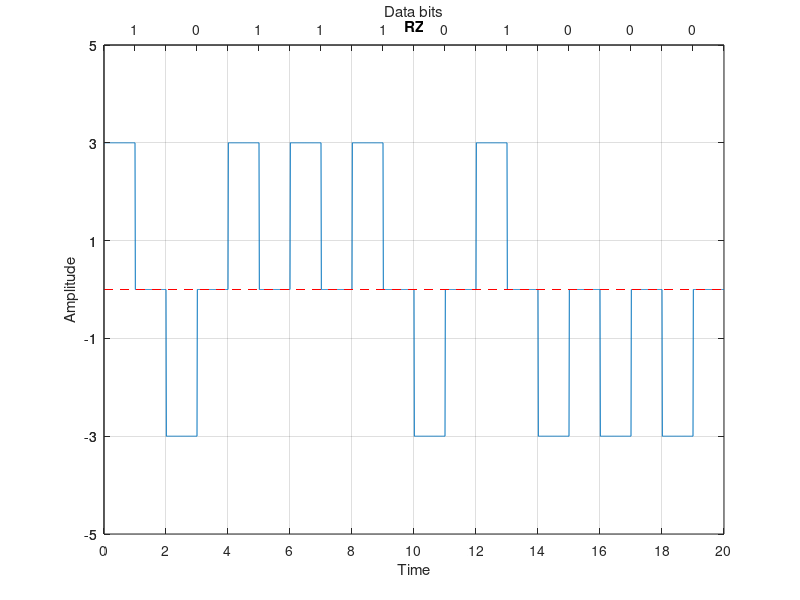

Source code (MATLAB):
close all; clear all; clc;

bits = [1 0 1 1 1 0 1 0 0 0];
bit_duration = 2;

fs = 100;
total_time = length(bits) * bit_duration;
time = 0: 1/fs : total_time;

amplitude = 3;

# Modulation
ix = 1;
for i = 1 : length(bits)
  if bits(i) == 1
      signal_value(ix) = 1 * amplitude;
      signal_value(ix+1) = 0;
  else
      signal_value(ix) = -1 * amplitude;
      signal_value(ix+1) = 0;
  endif
  ix = ix+2;
endfor

idx = 1;
for i = 1 : length(time)
  modulated_signal(i) = signal_value(idx);
  if time(i)/bit_duration >= idx/2
      idx = idx+1;
  endif
endfor


# Ploting
plot(time, modulated_signal);
xticks([0: bit_duration: total_time]);
yticks([-5: 2: 5]);
ylim([-5, 5]);
xlim([0, total_time]);
grid on;
title('RZ');
xlabel('Time');
ylabel('Amplitude');
line([0, total_time], [0, 0], 'linestyle', '--', 'color', 'r')

# Top axis
ax1 = gca;
ax2 = axes('position', get(ax1, 'position'), 'color', 'none');
set(ax2, 'xaxislocation', 'top');
set(ax2, 'xlim', get(ax1, 'xlim'));
set(ax2, 'ylim', get(ax1, 'ylim'));
set(ax2, 'xtick', [bit_duration/2: bit_duration: total_time]);
set(ax2, 'ytick', get(ax1, 'ytick'));
set(ax2, 'xticklabel', bits);
set(ax2, 'xlabel', 'Data bits');


# Demodulation
inx = 1;
idx = 1;
for i = 1 : length(time)-1
    if time(i)/bit_duration >= idx/2
      if mod(idx, 2) == 1   # Every mid-point check
        value_first = modulated_signal(i)/amplitude;
        value_second = modulated_signal(i+1)/amplitude;
        if value_first == 1 && value_second == 0
           received(inx) = 1;
           inx = inx + 1;
        elseif value_first == -1 && value_second == 0
           received(inx) = 0;
           inx = inx + 1;
        endif
       endif
       idx = idx + 1;
    endif
endfor

disp('Sender End: ');
disp(bits);
disp('Receiver End: ');
disp(received);











